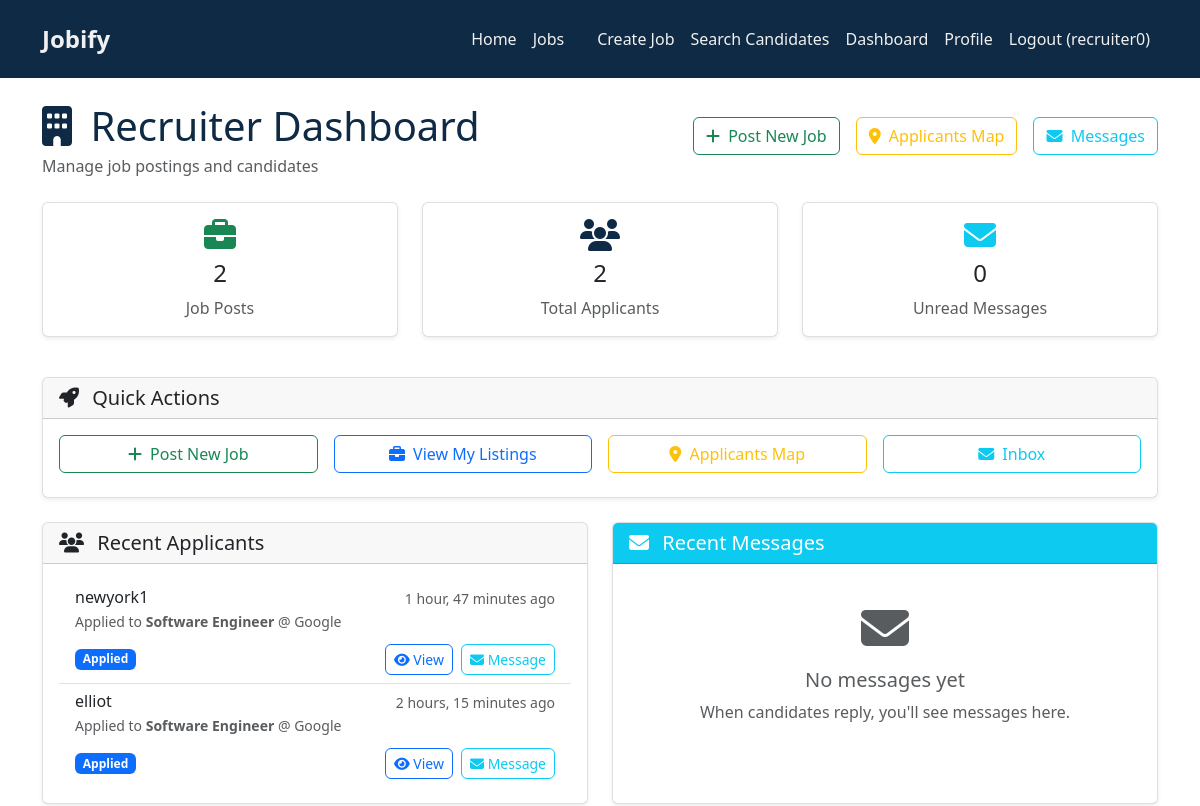
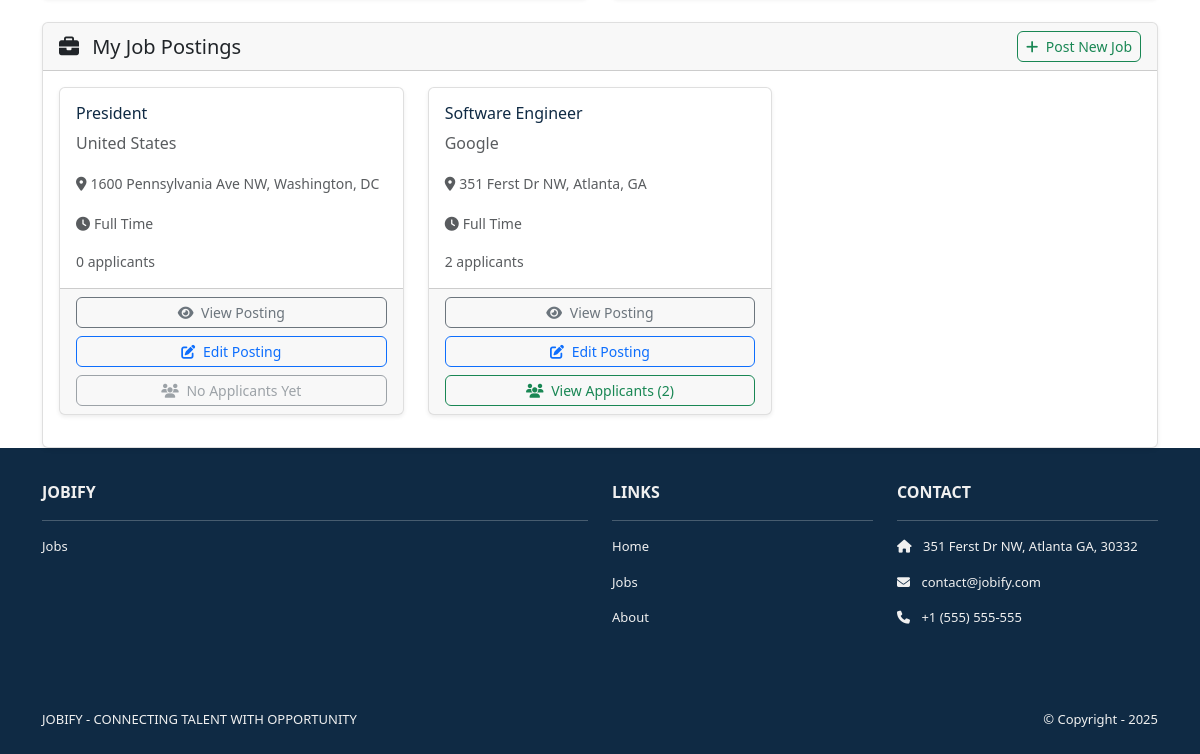
Before: /jobs/recruiter/dashboard/ (signed in) with the older database file (2 pictures, top to bottom).
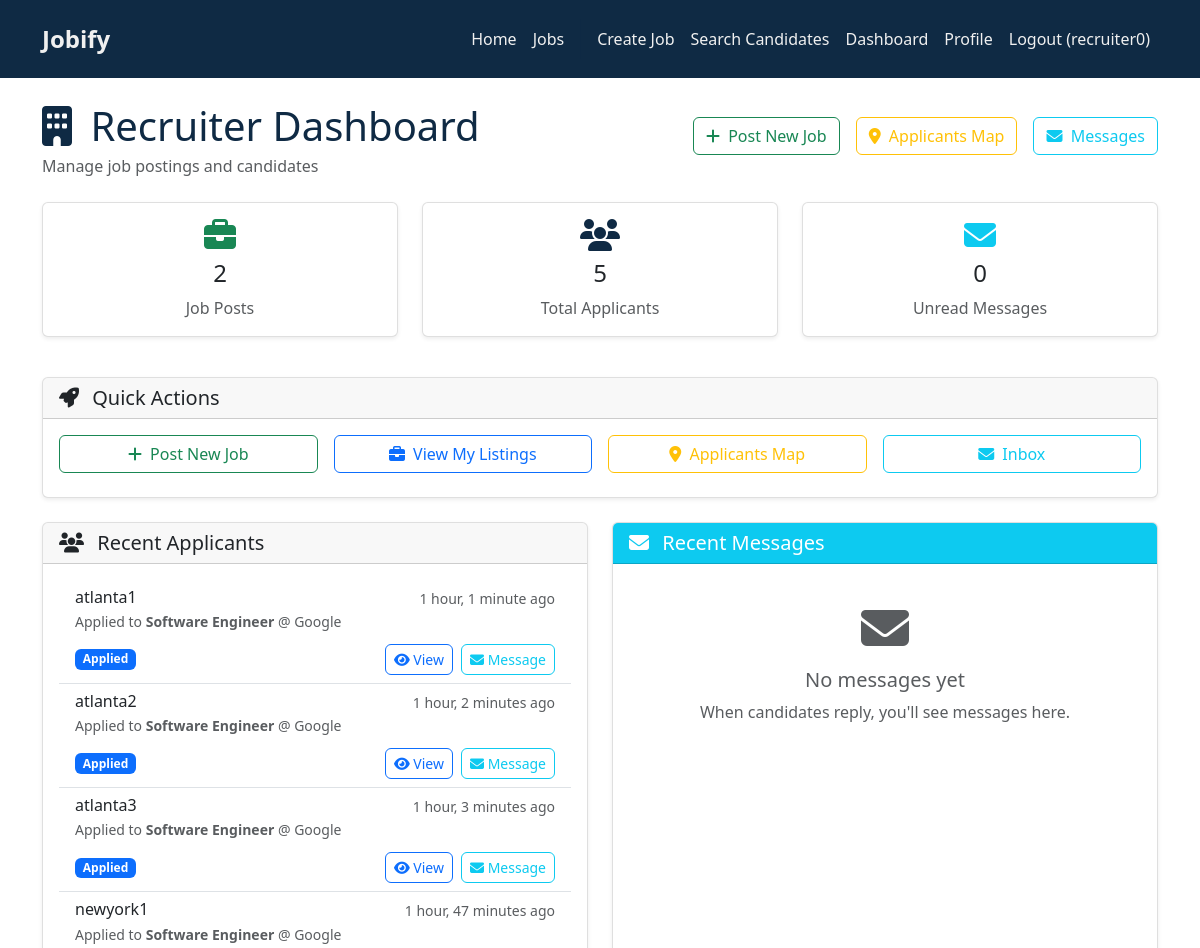
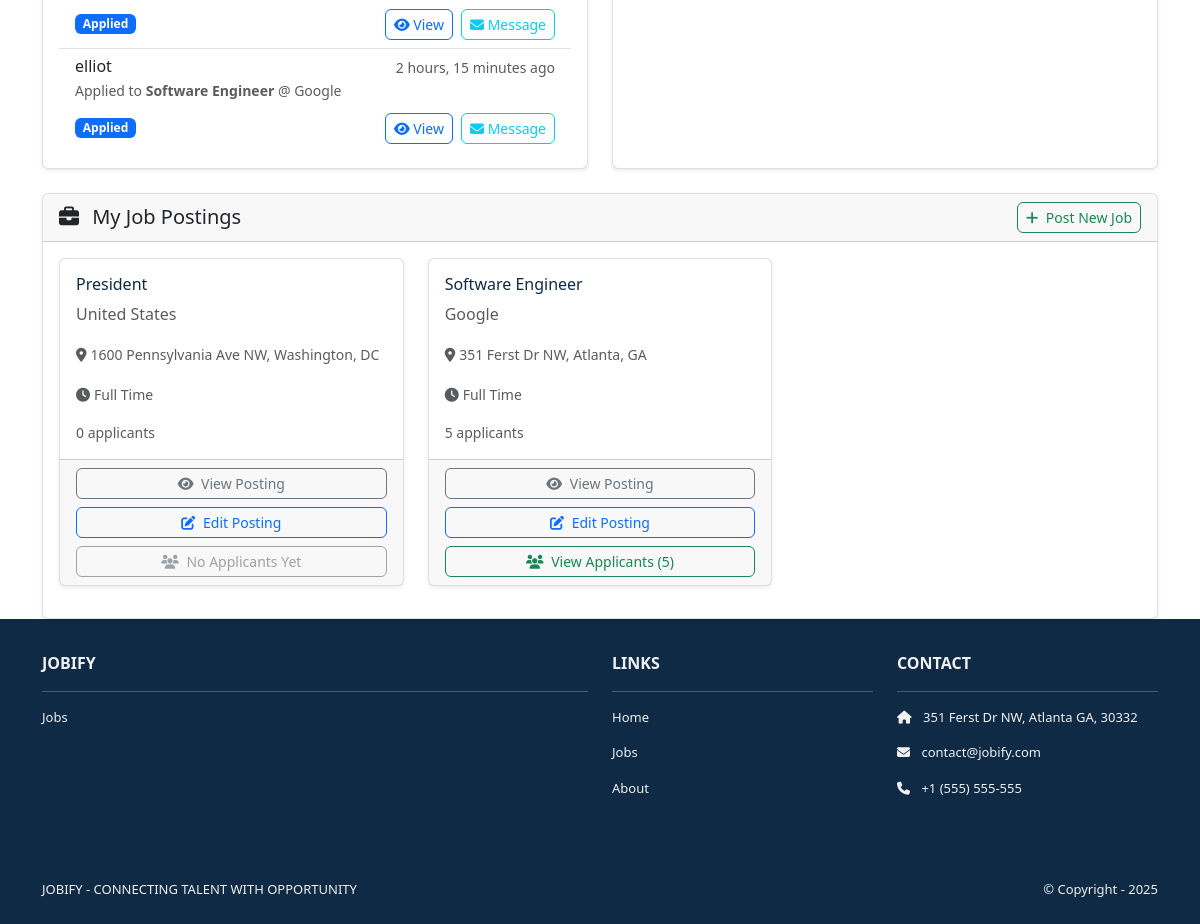
After: the same page with the newer database file (2 pictures, top to bottom).
### jobs/models.py (models this page shows, shortened)
class Application(models.Model):
    APPLICATION_STATUS_CHOICES = [
        ("applied", "Applied"),
        ("reviewed", "Reviewed"),
        ("interview", "Interview"),
        ("offer", "Offer"),
        ("closed", "Closed"),
    ]
    job = models.ForeignKey(Job, on_delete=models.CASCADE, related_name="applications")
    applicant = models.ForeignKey(
        User, on_delete=models.CASCADE, related_name="job_applications"
    )
    application_note = models.TextField(
        help_text="Why are you interested in this position?"
    )
    applied_at = models.DateTimeField(auto_now_add=True)
    status = models.CharField(
        max_length=20, choices=APPLICATION_STATUS_CHOICES, default="applied"
    )
    resume = models.FileField(upload_to="resumes/", blank=True, null=True)
    class Meta:
        unique_together = ["job", "applicant"]

class Job(models.Model):
    JOB_TYPE_CHOICES = [
        ("full_time", "Full Time"),
        ("part_time", "Part Time"),
        ("contract", "Contract"),
        ("internship", "Internship"),
        ("remote", "Remote"),
    ]
    EXPERIENCE_LEVEL_CHOICES = [
        ("entry", "Entry Level"),
        ("mid", "Mid Level"),
        ("senior", "Senior Level"),
        ("lead", "Lead"),
    ]
    title = models.CharField(max_length=255)
    company = models.CharField(max_length=255)
    location = models.CharField(max_length=255)
    latitude = models.FloatField(null=True, blank=True)
    longitude = models.FloatField(null=True, blank=True)
    description = models.TextField()
    requirements = models.TextField(blank=True)
    salary_range = models.CharField(max_length=100, blank=True)
    job_type = models.CharField(
        max_length=20, choices=JOB_TYPE_CHOICES, default="full_time"
    )
    experience_level = models.CharField(
        max_length=20, choices=EXPERIENCE_LEVEL_CHOICES, default="mid"
    )
    posted_at = models.DateTimeField(auto_now_add=True)
    is_active = models.BooleanField(default=True)
    employer = models.ForeignKey(
        User,
        on_delete=models.CASCADE,
        related_name="posted_jobs",
        null=True,  # Make nullable for existing data
        blank=True
    )
    application_email = models.EmailField(blank=True)

### jobs/views.py (the view)
# urls.py: path("recruiter/dashboard/", views.recruiter_dashboard, name="recruiter_dashboard"),
@login_required
def recruiter_dashboard(request):
    if (
        not hasattr(request.user, "profile")
        or request.user.profile.user_type != "recruiter"
    ):
        messages.error(
            request, "Access denied. This feature is only available for recruiters."
        )
        return redirect("user_dashboard")
    jobs = Job.objects.filter(employer=request.user).order_by("-posted_at")
    applications_qs = (
        Application.objects.filter(job__employer=request.user)
        .select_related("job", "applicant")
        .order_by("-applied_at")
    )
    inbox_qs = (
        Message.objects.filter(recipient=request.user)
        .select_related("sender", "application")
        .order_by("-sent_at")
    )
    unread_count = inbox_qs.filter(is_read=False).count()
    recent_messages = inbox_qs[:5]
    recent_applications = applications_qs[:5]
    context = {
        "jobs": jobs,
        "applications": recent_applications,  # recent applicants preview
        "recent_messages": recent_messages,  # last 5 inbox messages
        "unread_count": unread_count,
        "total_jobs": jobs.count(),
        "total_applications": applications_qs.count(),
    }
    return render(request, "jobs/recruiter_dashboard.html", context)

### jobs/templates/jobs/recruiter_dashboard.html (shortened to what the changed rows need)
{% extends "base.html" %}
{% load static %}
{% block content %}
<div class="container mt-4">
    <div class="row mb-4">
        <div class="col-12 d-flex flex-wrap justify-content-between align-items-center">
            <div>
                <h1 class="navy-text mb-1">
                    <i class="fas fa-building me-2"></i>
                    Recruiter Dashboard
                </h1>
            </div>
        </div>
    </div>
    <div class="row mb-4">
        <div class="col-md-4 mb-3">
            <div class="card text-center">
                <div class="card-body">
                    <i class="fas fa-users fa-2x navy-text mb-2"></i>
                    <h4 class="card-title">{{ total_applications }}</h4>
                    <p class="card-text text-muted">Total Applicants</p>
                </div>
            </div>
        </div>
    </div>
    <div class="row">
        <div class="col-lg-6 mb-4">
            <div class="card h-100">
                <div class="card-body">
                    {% if applications %}
                    <div class="list-group list-group-flush">
                        {% for app in applications %}
                        <div class="list-group-item">
                            <div class="d-flex w-100 justify-content-between">
                                <div>
                                    <h6 class="mb-1">
                                        {{ app.applicant.get_full_name|default:app.applicant.username }}
                                    </h6>
                                    <p class="mb-1 text-muted small">
                                        Applied to <strong>{{ app.job.title }}</strong> @ {{ app.job.company }}
                                    </p>
                                </div>
                                <small class="text-muted">{{ app.applied_at|timesince }} ago</small>
                            </div>
                            <div class="d-flex justify-content-between align-items-center mt-2 flex-wrap gap-2">
                                <span class="badge
                                        {% if app.status == 'applied' %}bg-primary
                                        {% elif app.status == 'reviewed' %}bg-info
                                        {% elif app.status == 'interview' %}bg-warning
                                        {% elif app.status == 'offer' %}bg-success
                                        {% else %}bg-secondary{% endif %}">
                                    {{ app.get_status_display }}
                                </span>
                                <div class="d-flex flex-wrap gap-2">
                                    <a href="{% url 'view_application' app.id %}"
                                        class="btn btn-outline-primary btn-sm">
                                        <i class="fas fa-eye"></i> View
                                    </a>
                                    <a href="{% url 'send_message_to_candidate' app.id %}"
                                        class="btn btn-outline-info btn-sm">
                                        <i class="fas fa-envelope"></i> Message
                                    </a>
                                </div>
                            </div>
                        </div>
                        {% endfor %}
                    </div>
                    {% else %}
                    <div class="text-center py-4">
                        <i class="fas fa-users fa-3x text-muted mb-3"></i>
                        <h5 class="text-muted">No applicants yet</h5>
                        <p class="text-muted">Once candidates start applying, you'll see them here.</p>
                    </div>
                    {% endif %}
                </div>
            </div>
        </div>
    </div>
    <div class="row" id="my-job-postings">
        <div class="col-12">
            <div class="card">
                <div class="card-body">
                    {% if jobs %}
                    <div class="row">
                        {% for job in jobs %}
                        <div class="col-md-4 mb-3">
                            <div class="card h-100">
                                <div class="card-body">
                                    <h6 class="card-title navy-text">{{ job.title }}</h6>
                                    <p class="card-text text-muted">{{ job.company }}</p>
                                    <p class="card-text">
                                        <small class="text-muted">
                                            <i class="fas fa-map-marker-alt me-1"></i>{{ job.location }}
                                        </small>
                                    </p>
                                    <p class="card-text">
                                        <small class="text-muted">
                                            <i class="fas fa-clock me-1"></i>{{ job.get_job_type_display }}
                                        </small>
                                    </p>
                                    <p class="card-text small text-muted mb-0">
                                        {{ job.applications.count }} applicant{{ job.applications.count|pluralize }}
                                    </p>
                                </div>
                                <div class="card-footer d-flex flex-column gap-2">
                                    <a href="{% url 'job_detail' job.id %}?from_dashboard=1"
                                        class="btn btn-outline-secondary btn-sm w-100">
                                        <i class="fas fa-eye me-1"></i> View Posting
                                    </a>
                                    <a href="{% url 'edit_job' job.id %}" class="btn btn-outline-primary btn-sm w-100">
                                        <i class="fas fa-edit me-1"></i> Edit Posting
                                    </a>
                                    {% if job.applications.count > 0 %}
                                    <a href="{% url 'view_application' job.applications.first.id %}"
                                        class="btn btn-outline-success btn-sm w-100">
                                        <i class="fas fa-users me-1"></i>
                                        View Applicants ({{ job.applications.count }})
                                    </a>
                                    {% else %}
                                    <button class="btn btn-outline-secondary btn-sm w-100" disabled>
                                        <i class="fas fa-users me-1"></i>
                                        No Applicants Yet
                                    </button>
                                    {% endif %}
                                </div>
                            </div>
                        </div>
                        {% endfor %}
                    </div>
                    {% endif %}
                </div>
            </div>
        </div>
    </div>
</div>
{% endblock content %}

Changed rows visible on the page:
added Application: applicant.get_full_name "atlanta1", job "Software Engineer", job.company "Google", applied_at "1 hour, 1 minute", status "Applied"
added Application: applicant.get_full_name "atlanta2", job "Software Engineer", job.company "Google", applied_at "1 hour, 2 minutes", status "Applied"
added Application: applicant.get_full_name "atlanta3", job "Software Engineer", job.company "Google", applied_at "1 hour, 3 minutes", status "Applied"
computed for Job "Software Engineer": applications.count "2" → "5"
Other visible differences:
{{ total_applications }}: "2" → "5"
